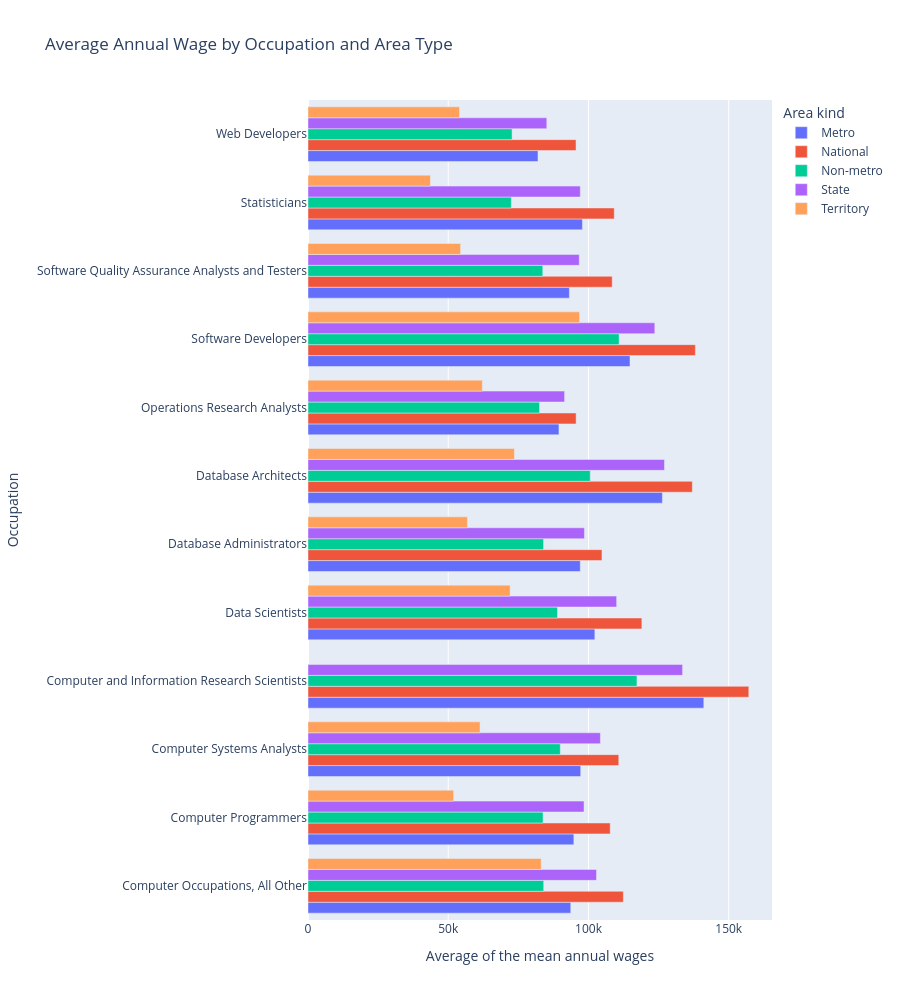

Here is the notebook cell this chart was saved with:
### Markdown cell above
## 5. Grouped Bar Chart: Average Wage by Occupation and Area Type

- **Objective:** To find out how different tech wages are in each type of area, comparing the average annual wage of the 12 occupations at national, state, territory, metro and non-metro level.
- **Why this visualisation type:** A grouped bar chart puts several bars side by side for the same category, so the area types can be compared directly for each occupation. Having all the occupations in one chart also shows if the gaps between area types are similar for all of them or bigger for some.

The area tables are joined with `pd.concat` only to put them side by side. They are compared, never added together.

### Code cell
compare = pd.concat([national, states, territories, metros, nonmetro])
compare["Area kind"] = compare["AREA_TYPE"].map({1: "National", 2: "State", 3: "Territory", 4: "Metro", 6: "Non-metro"})

avg_wage = compare.groupby(["OCC_TITLE", "Area kind"], as_index=False)["A_MEAN"].mean()

fig_grouped_bar = px.bar(avg_wage,
               x="A_MEAN",
               y="OCC_TITLE",
               color="Area kind",
               barmode="group",
               height=1000,
               labels={"A_MEAN": "Average of the mean annual wages", "OCC_TITLE": "Occupation"},
               title="Average Annual Wage by Occupation and Area Type")
fig_grouped_bar.show()

### Figure 1 — Plotly figure (JSON) as saved in the notebook; plotly's stock layout.template omitted (floating-point values rounded to 4 significant figures)
{"data": [{"alignmentgroup": "True", "hovertemplate": "Area kind=Metro<br>Average of the mean annual wages=%{x}<br>Occupation=%{y}<extra></extra>", "legendgroup": "Metro", "marker": {"color": "#636efa", "pattern": {"shape": ""}}, "name": "Metro", "offsetgroup": "Metro", "orientation": "h", "showlegend": true, "textposition": "auto", "type": "bar", "x": [93680.0, 94790.0, 97240.0, 141100.0, 102300.0, 97070.0, 126400.0, 89470.0, 114800.0, 93190.0, 97840.0, 82000.0], "xaxis": "x", "y": ["Computer Occupations, All Other", "Computer Programmers", "Computer Systems Analysts", "Computer and Information Research Scientists", "Data Scientists", "Database Administrators", "Database Architects", "Operations Research Analysts", "Software Developers", "Software Quality Assurance Analysts and Testers", "Statisticians", "Web Developers"], "yaxis": "y"}, {"alignmentgroup": "True", "hovertemplate": "Area kind=National<br>Average of the mean annual wages=%{x}<br>Occupation=%{y}<extra></extra>", "legendgroup": "National", "marker": {"color": "#EF553B", "pattern": {"shape": ""}}, "name": "National", "offsetgroup": "National", "orientation": "h", "showlegend": true, "textposition": "auto", "type": "bar", "x": [112400.0, 107800.0, 110800.0, 157200.0, 119000.0, 104800.0, 137000.0, 95600.0, 138100.0, 108500.0, 109200.0, 95570.0], "xaxis": "x", "y": ["Computer Occupations, All Other", "Computer Programmers", "Computer Systems Analysts", "Computer and Information Research Scientists", "Data Scientists", "Database Administrators", "Database Architects", "Operations Research Analysts", "Software Developers", "Software Quality Assurance Analysts and Testers", "Statisticians", "Web Developers"], "yaxis": "y"}, {"alignmentgroup": "True", "hovertemplate": "Area kind=Non-metro<br>Average of the mean annual wages=%{x}<br>Occupation=%{y}<extra></extra>", "legendgroup": "Non-metro", "marker": {"color": "#00cc96", "pattern": {"shape": ""}}, "name": "Non-metro", "offsetgroup": "Non-metro", "orientation": "h", "showlegend": true, "textposition": "auto", "type": "bar", "x": [84030.0, 83800.0, 89950.0, 117300.0, 88940.0, 83980.0, 100600.0, 82560.0, 110900.0, 83710.0, 72490.0, 72770.0], "xaxis": "x", "y": ["Computer Occupations, All Other", "Computer Programmers", "Computer Systems Analysts", "Computer and Information Research Scientists", "Data Scientists", "Database Administrators", "Database Architects", "Operations Research Analysts", "Software Developers", "Software Quality Assurance Analysts and Testers", "Statisticians", "Web Developers"], "yaxis": "y"}, {"alignmentgroup": "True", "hovertemplate": "Area kind=State<br>Average of the mean annual wages=%{x}<br>Occupation=%{y}<extra></extra>", "legendgroup": "State", "marker": {"color": "#ab63fa", "pattern": {"shape": ""}}, "name": "State", "offsetgroup": "State", "orientation": "h", "showlegend": true, "textposition": "auto", "type": "bar", "x": [102900.0, 98420.0, 104300.0, 133500.0, 110000.0, 98560.0, 127100.0, 91480.0, 123600.0, 96710.0, 97080.0, 85150.0], "xaxis": "x", "y": ["Computer Occupations, All Other", "Computer Programmers", "Computer Systems Analysts", "Computer and Information Research Scientists", "Data Scientists", "Database Administrators", "Database Architects", "Operations Research Analysts", "Software Developers", "Software Quality Assurance Analysts and Testers", "Statisticians", "Web Developers"], "yaxis": "y"}, {"alignmentgroup": "True", "hovertemplate": "Area kind=Territory<br>Average of the mean annual wages=%{x}<br>Occupation=%{y}<extra></extra>", "legendgroup": "Territory", "marker": {"color": "#FFA15A", "pattern": {"shape": ""}}, "name": "Territory", "offsetgroup": "Territory", "orientation": "h", "showlegend": true, "textposition": "auto", "type": "bar", "x": [83140.0, 51910.0, 61340.0, 72070.0, 56830.0, 73590.0, 62160.0, 96820.0, 54410.0, 43640.0, 54010.0], "xaxis": "x", "y": ["Computer Occupations, All Other", "Computer Programmers", "Computer Systems Analysts", "Data Scientists", "Database Administrators", "Database Architects", "Operations Research Analysts", "Software Developers", "Software Quality Assurance Analysts and Testers", "Statisticians", "Web Developers"], "yaxis": "y"}], "layout": {"barmode": "group", "height": 1000, "legend": {"title": {"text": "Area kind"}, "tracegroupgap": 0}, "title": {"text": "Average Annual Wage by Occupation and Area Type"}, "xaxis": {"anchor": "y", "domain": [0, 1], "title": {"text": "Average of the mean annual wages"}}, "yaxis": {"anchor": "x", "domain": [0, 1], "title": {"text": "Occupation"}}}}
